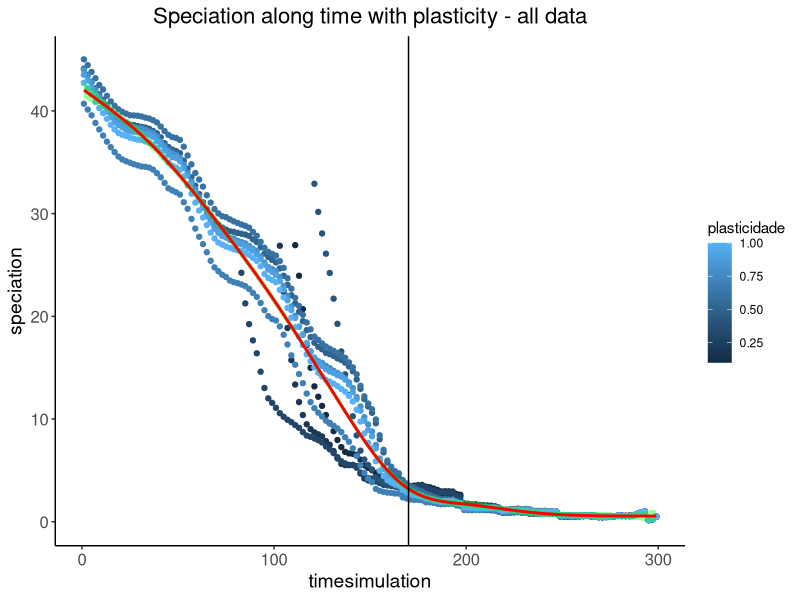
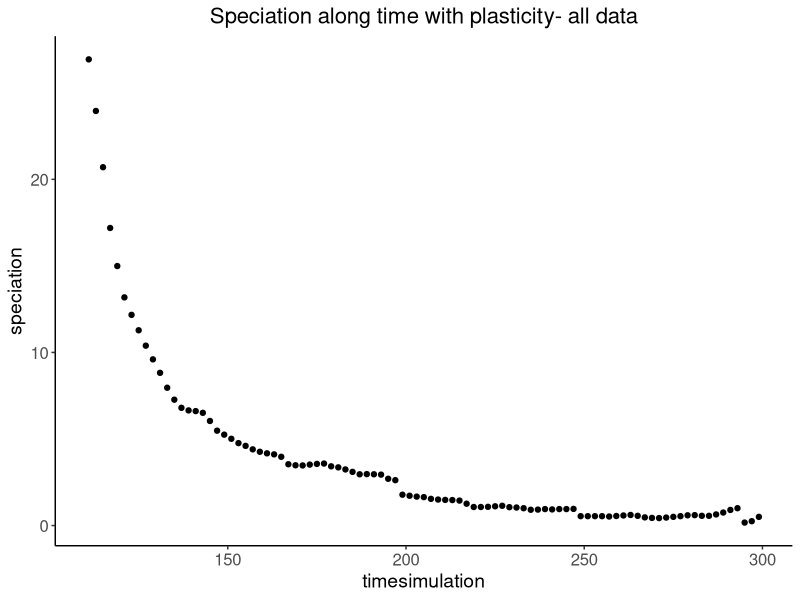
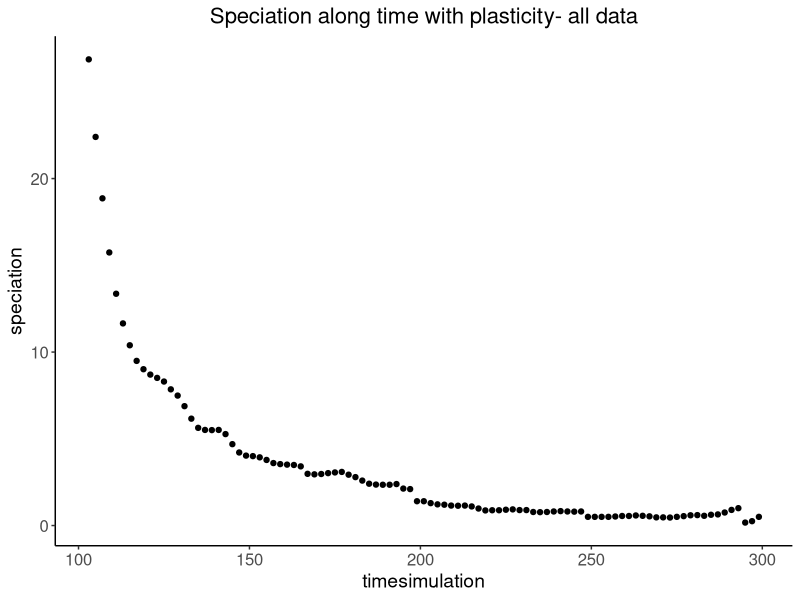
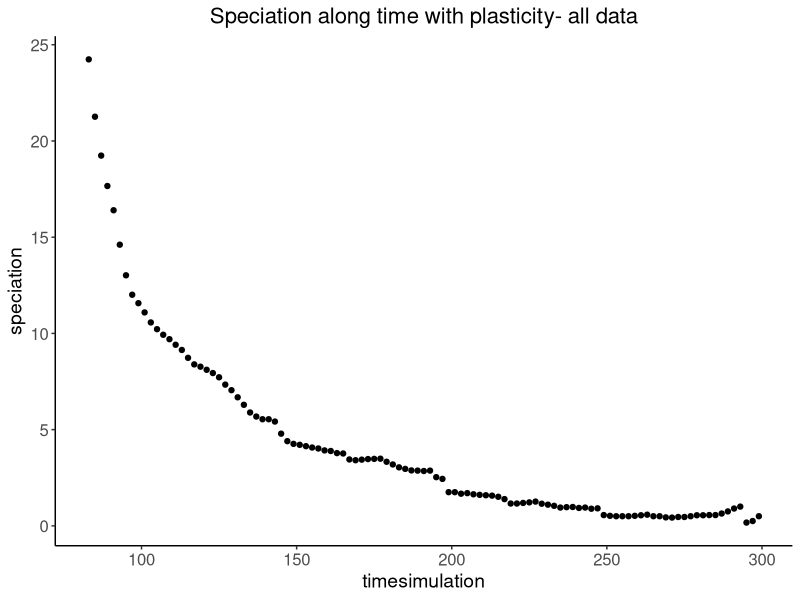
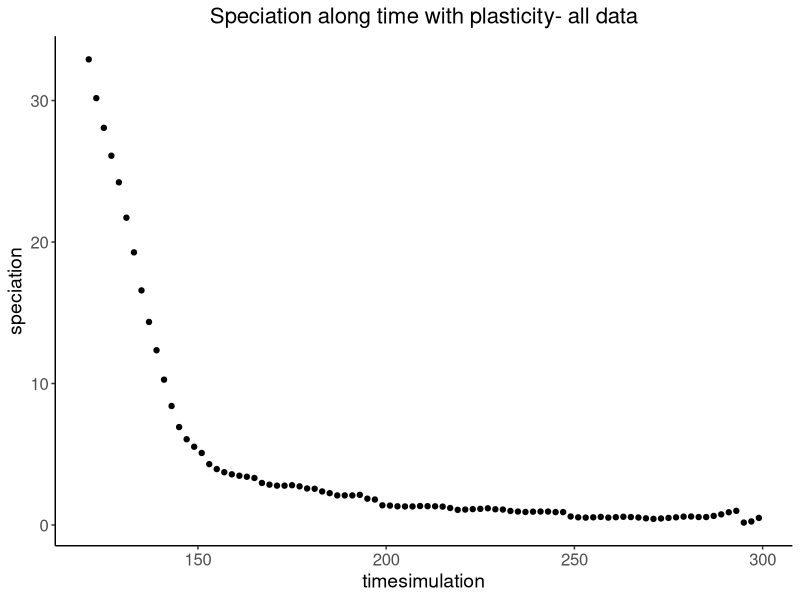
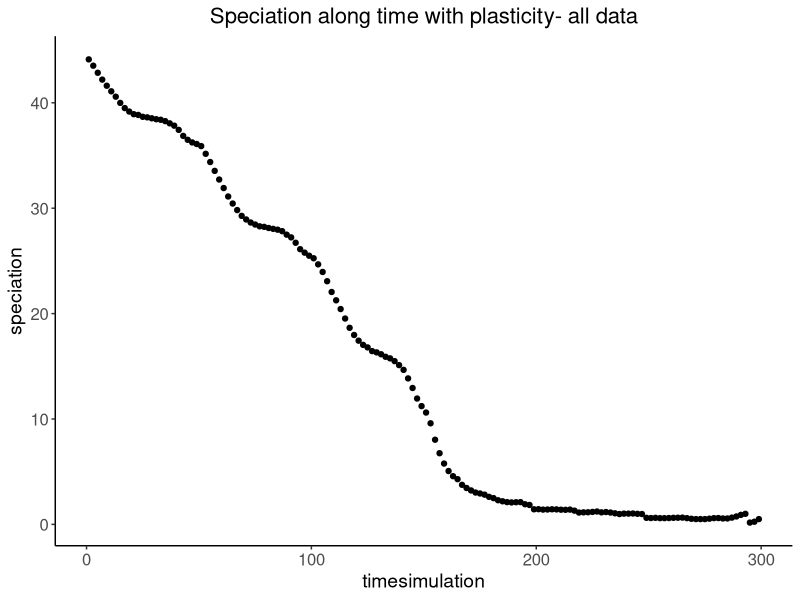
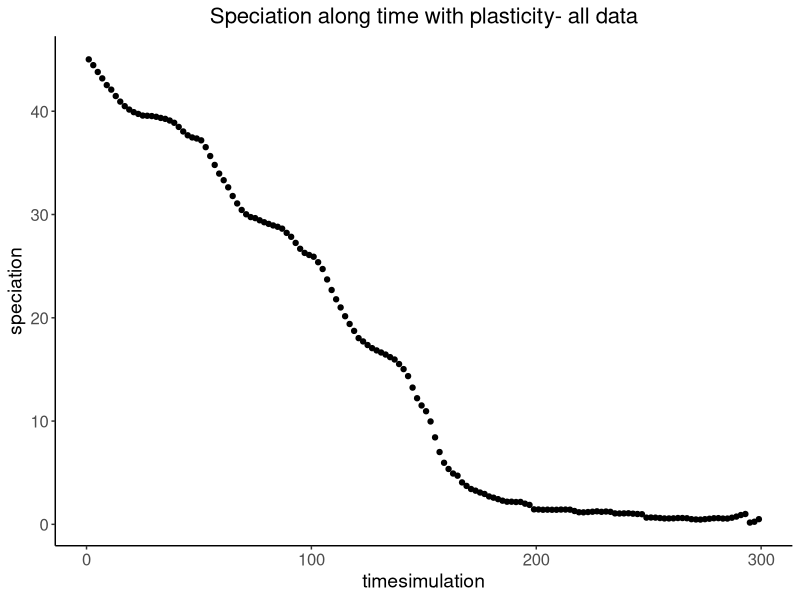
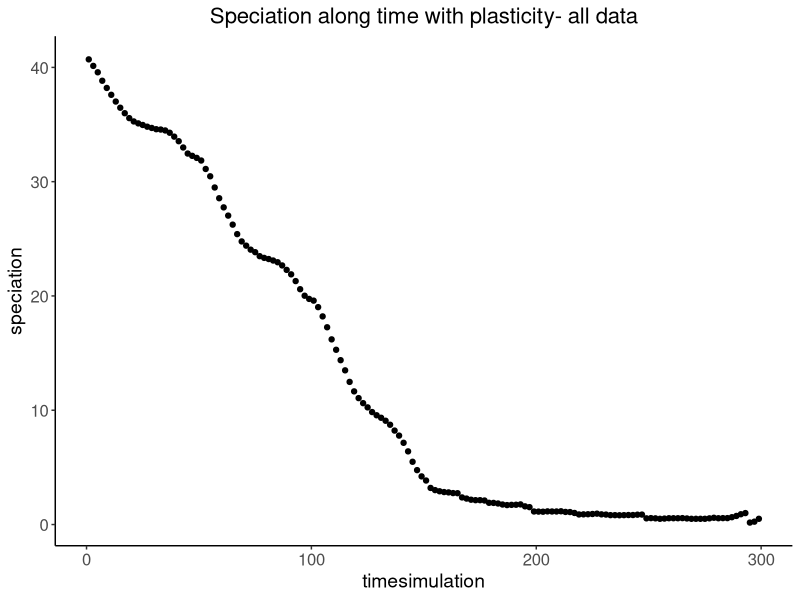

These charts were generated, in order, by the following R code: (Note: this script raises an error after producing the figures.)
#####################################################
########### PLASTICITY AND EVOLUTION STUDY ##########
#####################################################
### Main goal: Verify the effect of plasticity on adaptive evolution #####################
##### Diversification and Trait Evolution ~ Plasticity
##### Methods: Computational simulation #############
##### Script to analysis results from simulation ####

#### packages ####
library(dplyr)
library(ggplot2)
library(here)


#### data ####
dados <- read.csv2("output/finalresult_var_along_time_300time_max_5000.csv")
dados <- dados %>% filter(replications != 0)
path <- here("output")

#### plot speciation ####

general_plot_1 <- ggplot(data = dados, aes(timesimulation, speciation, color = plasticidade)) + 
  geom_point() + labs(title = paste("Speciation along time with plasticity - all data")) + theme_bw() +
  theme(panel.border = element_blank(), panel.grid.major = element_blank(),
        panel.grid.minor = element_blank(), axis.line = element_line(colour = "black"),
        plot.title = element_text(size = 16, hjust = 0.5),
        axis.text = element_text(size = 12),
        axis.title = element_text(size = 14)) + 
      geom_smooth(color = "red", fill = "green") + geom_vline(xintercept=170, color="black", size=.5)


tiff(filename = file.path(path, paste0("plot", "_", general_plot_1[["labels"]][["y"]], "_", "plas", "all", ".tif")),
     width = 15,
     height = 15,
     units = "cm",
     res = 100)
print(general_plot_1)
dev.off()

  for(i in unique(dados$plasticidade)){
  subdata <- dados %>% filter(plasticidade == i)
  tiff(filename = file.path(path, paste0("plot", "_", general_plot_1[["labels"]][["y"]], "_", "plas", i, ".tif")),
       width = 15,
       height = 15,
       units = "cm",
       res = 100)
  print(ggplot(subdata, aes(timesimulation, speciation)) +
          geom_point() + labs(title = paste("Speciation along time with plasticity- all data")) + theme_bw() +
          theme(panel.border = element_blank(), panel.grid.major = element_blank(),
                panel.grid.minor = element_blank(), axis.line = element_line(colour = "black"),
                plot.title = element_text(size = 16, hjust = 0.5),
                axis.text = element_text(size = 12),
                axis.title = element_text(size = 14)))
  dev.off()
}

#### plot extinction ####

general_plot_2 <- ggplot(data = dados, aes(timesimulation, extinction, color = plasticidade)) + 
  geom_point() + labs(title = paste("Extinction along time with plasticity", i)) + theme_bw() +
  theme(panel.border = element_blank(), panel.grid.major = element_blank(),
        panel.grid.minor = element_blank(), axis.line = element_line(colour = "black"),
        plot.title = element_text(size = 16, hjust = 0.5),
        axis.text = element_text(size = 12),
        axis.title = element_text(size = 14)) + 
  geom_smooth(color = "red", fill = "green") + geom_vline(xintercept=150, color="black", size=.5)

tiff(filename = file.path(path, paste0("plot", "_", general_plot_2[["labels"]][["y"]], "_", "plas", "all", ".tif")),
     width = 15,
     height = 15,
     units = "cm",
     res = 100)
print(general_plot_2)
dev.off()

for(i in unique(dados$plasticidade)){
  subdata <- dados %>% filter(plasticidade == i)
  tiff(filename = file.path(path, paste0("plot", "_", general_plot_2[["labels"]][["y"]], "_", "plas", i, ".tif")),
       width = 15,
       height = 15,
       units = "cm",
       res = 100)
  print(ggplot(subdata, aes(timesimulation, extinction)) +
          geom_point() + labs(title = paste("Extinction along time with plasticity", i)) + theme_bw() +
          theme(panel.border = element_blank(), panel.grid.major = element_blank(),
                panel.grid.minor = element_blank(), axis.line = element_line(colour = "black"),
                plot.title = element_text(size = 16, hjust = 0.5),
                axis.text = element_text(size = 12),
                axis.title = element_text(size = 14)))
  dev.off()
}

#### plot diversification ####

general_plot_3 <- ggplot(data = dados, aes(timesimulation, diversif, color = plasticidade)) + 
  geom_point() + labs(title = paste("Diversification along time with plasticity - all data")) + theme_bw() +
  theme(panel.border = element_blank(), panel.grid.major = element_blank(),
        panel.grid.minor = element_blank(), axis.line = element_line(colour = "black"),
        plot.title = element_text(size = 16, hjust = 0.5),
        axis.text = element_text(size = 12),
        axis.title = element_text(size = 14)) + 
  geom_smooth(color = "red", fill = "green") + geom_vline(xintercept=170, color="black", size=.5)

tiff(filename = file.path(path, paste0("plot", "_", general_plot_3[["labels"]][["y"]], "_", "plas", "all", ".tif")),
     width = 15,
     height = 15,
     units = "cm",
     res = 100)
print(general_plot_3)
dev.off()

for(i in unique(dados$plasticidade)){
  subdata <- dados %>% filter(plasticidade == i)
  tiff(filename = file.path(path, paste0("plot", "_", general_plot_3[["labels"]][["y"]], "_", "plas", i, ".tif")),
       width = 15,
       height = 15,
       units = "cm",
       res = 100)
  print(ggplot(subdata, aes(timesimulation, diversif)) +
          geom_point() + labs(title = paste("Diversification along time with plasticity", i)) + theme_bw() +
          theme(panel.border = element_blank(), panel.grid.major = element_blank(),
                panel.grid.minor = element_blank(), axis.line = element_line(colour = "black"),
                plot.title = element_text(size = 16, hjust = 0.5),
                axis.text = element_text(size = 12),
                axis.title = element_text(size = 14)))
  dev.off()
}

#### plot trait evolution ####

general_plot_4 <- ggplot(data = dados, aes(timesimulation, traitevolution, color = plasticidade)) + 
  geom_point() + labs(title = paste("Trait evolution along time with plasticity - all data")) + theme_bw() +
  theme(panel.border = element_blank(), panel.grid.major = element_blank(),
        panel.grid.minor = element_blank(), axis.line = element_line(colour = "black"),
        plot.title = element_text(size = 16, hjust = 0.5),
        axis.text = element_text(size = 12),
        axis.title = element_text(size = 14)) + 
  geom_smooth(color = "red", fill = "green") + geom_vline(xintercept=170, color="black", size=.5)

tiff(filename = file.path(path, paste0("plot", "_", general_plot_4[["labels"]][["y"]], "_", "plas", "all", ".tif")),
     width = 15,
     height = 15,
     units = "cm",
     res = 100)
print(general_plot_4)
dev.off()

for(i in unique(dados$plasticidade)){
  subdata <- dados %>% filter(plasticidade == i)
  tiff(filename = file.path(path, paste0("plot", "_", general_plot_4[["labels"]][["y"]], "_", "plas", i, ".tif")),
       width = 15,
       height = 15,
       units = "cm",
       res = 100)
   print(ggplot(subdata, aes(timesimulation, traitevolution)) +
    geom_point() + labs(title = paste("Trait evolution along time with plasticity", i)) + theme_bw() +
    theme(panel.border = element_blank(), panel.grid.major = element_blank(),
          panel.grid.minor = element_blank(), axis.line = element_line(colour = "black"),
          plot.title = element_text(size = 16, hjust = 0.5),
          axis.text = element_text(size = 12),
          axis.title = element_text(size = 14)))
  dev.off()
}
